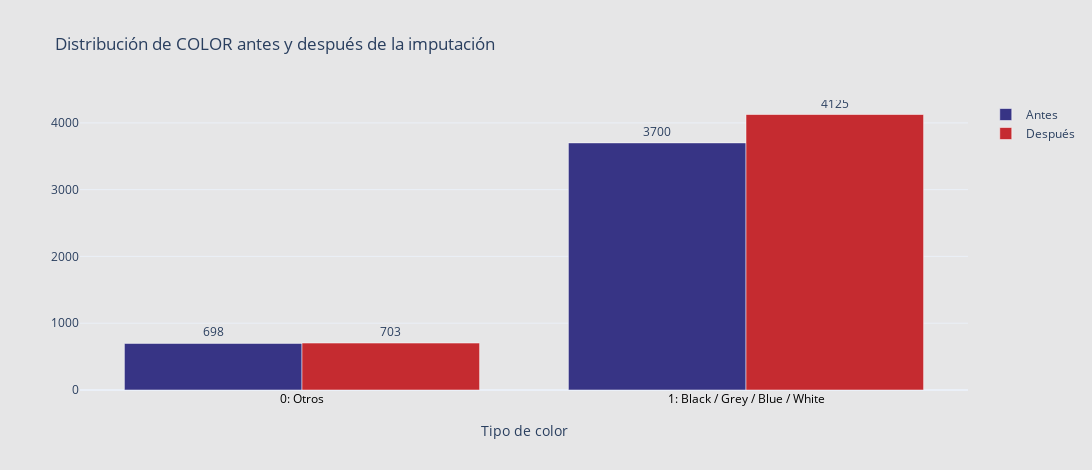

The notebook cell this image was saved under:
### Code cell
# Conteos por color (ordenados)
antes_color = df_antes['color_estandar'].value_counts().sort_index()
despues_color = df_bmw['color_estandar'].value_counts().sort_index()

# Etiquetas personalizadas para el eje X
etiquetas = {0: '0: Otros', 1: '1: Black / Grey / Blue / White'}
x_labels = [etiquetas.get(i, str(i)) for i in antes_color.index]

fig = go.Figure()

# Añadimos barras para antes
fig.add_trace(go.Bar(
    x=x_labels,
    y=antes_color.values,
    marker_color='#373485',
    name='Antes',
    text=antes_color.values,
    textposition='outside',
    opacity=1,
))

# Añadimos barras para después
fig.add_trace(go.Bar(
    x=x_labels,
    y=despues_color.reindex(antes_color.index, fill_value=0).values,
    marker_color='#c52b30',
    name='Después',
    text=despues_color.reindex(antes_color.index, fill_value=0).values,
    textposition='outside',
    opacity=1,
))

# Configuramos el layout
fig.update_layout(
    title="Distribución de COLOR antes y después de la imputación",
    xaxis_title="Tipo de color",
    barmode='group',  # Barras en paralelo
    template='plotly_white',
    width=1200,
    height=470,
    plot_bgcolor='#e6e6e7',
    paper_bgcolor='#e6e6e7',
    xaxis=dict(
        tickfont=dict(color='black'),
        title_standoff=20
    )
)

fig.show()

### Figure 1 — Plotly figure (JSON) as saved in the notebook; plotly's stock layout.template omitted (floating-point values rounded to 4 significant figures)
{"data": [{"marker": {"color": "#373485"}, "name": "Antes", "opacity": 1, "text": [698.0, 3700.0], "textposition": "outside", "type": "bar", "x": ["0: Otros", "1: Black / Grey / Blue / White"], "y": [698, 3700]}, {"marker": {"color": "#c52b30"}, "name": "Después", "opacity": 1, "text": [703.0, 4125.0], "textposition": "outside", "type": "bar", "x": ["0: Otros", "1: Black / Grey / Blue / White"], "y": [703, 4125]}], "layout": {"barmode": "group", "height": 470, "paper_bgcolor": "#e6e6e7", "plot_bgcolor": "#e6e6e7", "title": {"text": "Distribución de COLOR antes y después de la imputación"}, "width": 1200, "xaxis": {"tickfont": {"color": "black"}, "title": {"standoff": 20, "text": "Tipo de color"}}}}
